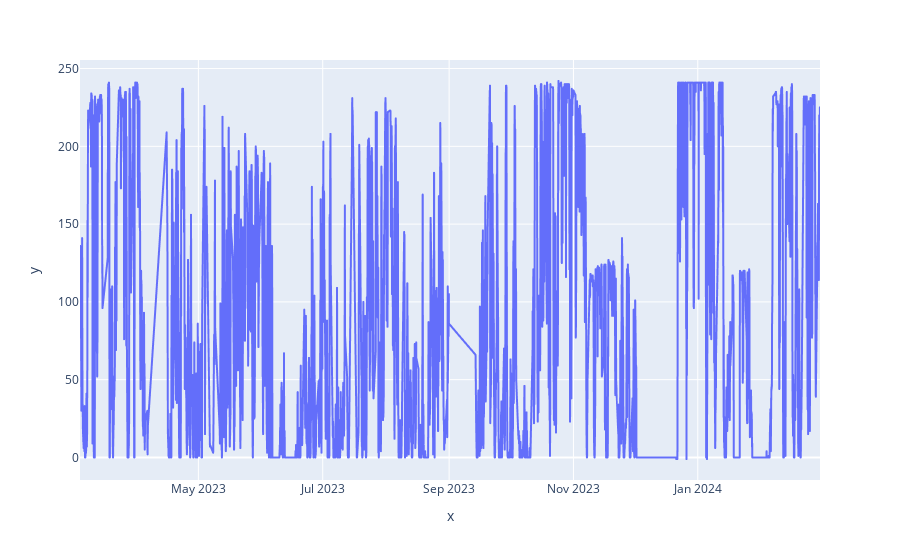

Notebook code cell kept with this figure:
### Markdown cell above
Let's see how the data presents in a lower time scale with a plotly graph :

### Code cell
# Plotly line chart
fig = px.line(x = guerande_energy_generation_dt["start_date"], y = guerande_energy_generation_dt["value"])
fig.show()

### Figure 1 — Plotly figure (JSON) as saved in the notebook; plotly's stock layout.template omitted (floating-point values rounded to 4 significant figures; data arrays with more than 128 entries replaced by an {"elided": "..."} marker saying what was removed)
{"data": [{"hovertemplate": "x=%{x}<br>y=%{y}<extra></extra>", "legendgroup": "", "line": {"color": "#636efa", "dash": "solid"}, "marker": {"symbol": "circle"}, "mode": "lines", "name": "", "showlegend": false, "type": "scattergl", "x": {"elided": "6549 str values"}, "xaxis": "x", "y": {"elided": "6549 int values"}, "yaxis": "y"}], "layout": {"legend": {"tracegroupgap": 0}, "margin": {"t": 60}, "xaxis": {"anchor": "y", "domain": [0, 1], "title": {"text": "x"}}, "yaxis": {"anchor": "x", "domain": [0, 1], "title": {"text": "y"}}}}
